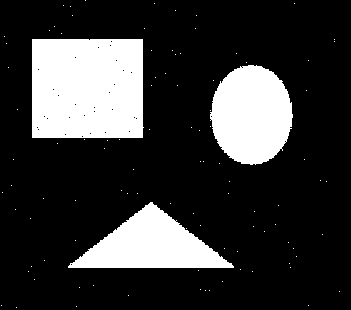
#> input picture Images/noise.jpg, 351 x 310 px, found by its file name
$ python Morphology.py
#> lines starting #> are read from the running program, lines starting #| are printed output that depends on the picture; after the words box and inside, x2 and y2 are one past the last pixel; in counts of white or black regions, pixels touching at a corner belong together
import numpy as np
import cv2
from copy import deepcopy

# Load the image
img1 = cv2.imread('noise.jpg',0)
#> img1: shape (310, 351); 21.2% white; 101 white regions (98 under 20 px), largest, box (x1, y1, x2, y2) and area: (32, 39, 144, 138) 10960, (210, 65, 293, 165) 6364, (68, 202, 234, 268) 5640
# Normalize the image by 255
img1 = img1/255
#| (310, 351)

# Both padding_new and padding function is used to pad the image at different sizes based
# on the size of the kernel. These functions are taken from my project 1 submission.
def padding_new(matrixx):

    final_mat = np.zeros((matrixx.shape[0] + 4, matrixx.shape[1] + 4))

    final_mat[2:-2, 2:-2] = matrixx
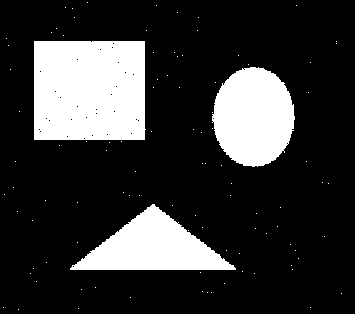
#> final_mat: shape (314, 355) float64; values 0 (black) and 1 (white), 20.7% white; 101 white regions (98 under 20 px), largest, box (x1, y1, x2, y2) and area: (34, 41, 146, 140) 10960, (212, 67, 295, 167) 6364, (70, 204, 236, 270) 5640

    return final_mat

# Read description above.
# [9 lines left out: function padding, not called in this run]

# Creates a kernel of size 5,5 filled with ones.
def struct_kernel():

    kernel = np.ones((5,5),np.uint8)
    return kernel

# This function slices the matrix in size 5,5.
def slice_mat(matrixx,index_x,index_y):

    slice_size = 5
    mat = np.zeros((slice_size, slice_size))

    for i in range(slice_size):
        for j in range(slice_size):

            mat[i][j] = matrixx[index_x+i][index_y+j]

    return mat

# This function slices the matrix in size 3,3.
# [11 lines left out: function slice_mat1, not called in this run]

# This function compares whether two matrixes are identical. Used for erosion.
def compare_mat(matrix1,matrix2):

    for i in range(matrix1.shape[0]):
        for j in range(matrix1.shape[1]):
            if matrix1[i][j] != matrix2[i][j]:
                return False

    return True

# This function performs erosion but for kernel size 3,3. Used for boundary extraction.
# [21 lines left out: function erosion1, not called in this run]

# This function performs erosion for kernel size 5,5.
def erosion(img, kernel, counter):

    print(img.shape)
    padded_img = padding_new(img)
    print(padded_img.shape)
#| (314, 355)
    if counter == 0:
        new_img = np.zeros((img.shape[0],img.shape[1]))
    else:
        new_img = deepcopy(img)

    count = 0
    for i in range(padded_img.shape[0]-4):
        for j in range(padded_img.shape[1]-4):
            mats = slice_mat(padded_img,i,j)
            if compare_mat(mats,kernel) == True:
                count = count + 1
                new_img[i][j] = 1
            else:
                new_img[i][j] = 0
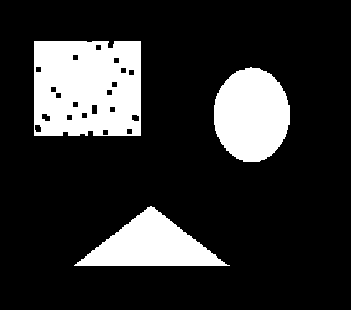
#> new_img: shape (310, 351) float64; values 0 (black) and 1 (white), 18.2% white; 3 white regions, box (x1, y1, x2, y2) and area: (34, 41, 141, 136) 9504, (214, 67, 290, 162) 5622, (74, 206, 230, 266) 4727

    return new_img

# This function is used to compare whether any values in two matrix matches with each
# other. Used for dilation.
def compare_mat2(matrix1,matrix2):

    for i in range(matrix1.shape[0]):
        for j in range(matrix1.shape[1]):
            if matrix1[i][j] == matrix2[i][j]:
                return True

    return False

# This function is used to perform dilation.
def dilation(new_img,kernel,counter):

#> called with kernel = array of shape (5, 5), counter = 0
    padded_img = padding_new(new_img)
#> in padding_new (call 2), `final_mat[2:-2, 2:-2] = matrixx`:
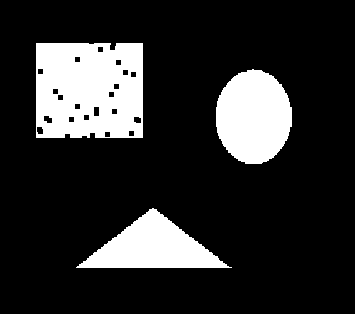
#> final_mat: shape (314, 355) float64; values 0 (black) and 1 (white), 17.8% white; 3 white regions, box (x1, y1, x2, y2) and area: (36, 43, 143, 138) 9504, (216, 69, 292, 164) 5622, (76, 208, 232, 268) 4727
    if counter == 0:
        temp = deepcopy(new_img)
    else:
        temp = np.zeros((new_img.shape[0],new_img.shape[1]))

    for i in range(padded_img.shape[0]-4):
        for j in range(padded_img.shape[1]-4):
            mats = slice_mat(padded_img,i,j)
            if compare_mat2(mats,kernel) == True:
                temp[i][j] = 1
            else:
                temp[i][j] = 0
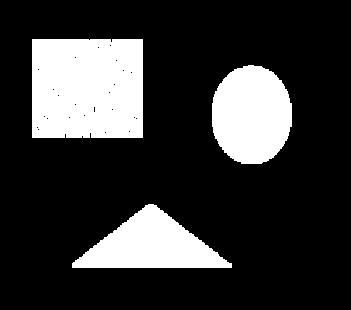
#> temp: shape (310, 351) float64; values 0 (black) and 1 (white), 21% white; 3 white regions, box (x1, y1, x2, y2) and area: (32, 39, 143, 138) 10946, (212, 65, 292, 164) 6322, (72, 204, 232, 268) 5607
#> in padding_new (call 3), `final_mat[2:-2, 2:-2] = matrixx`:
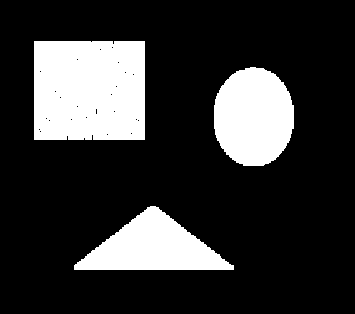
#> final_mat: shape (314, 355) float64; values 0 (black) and 1 (white), 20.5% white; 3 white regions, box (x1, y1, x2, y2) and area: (34, 41, 145, 140) 10946, (214, 67, 294, 166) 6322, (74, 206, 234, 270) 5607
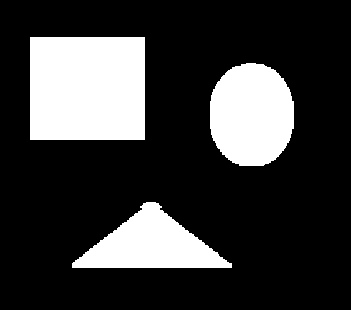
#> temp: shape (310, 351) float64; values 0 (black) and 1 (white), 22.6% white; 3 white regions, box (x1, y1, x2, y2) and area: (30, 37, 145, 140) 11845, (210, 63, 294, 166) 7054, (72, 202, 232, 268) 5667
    return temp


kernel = struct_kernel()

# This function is used to perform opening using previously implemented erosion and dilation.
def open_morph():
    # open
    eroded_img = erosion(img1,kernel,0)
    dilated_img = dilation(eroded_img,kernel,0)
    sec_dilated_img = dilation(dilated_img,kernel,0)
    sec_eroded_img = erosion(sec_dilated_img,kernel,1)
    sec_eroded_img = sec_eroded_img * 255
    cv2.imwrite('res_noise1.jpg',sec_eroded_img)
    sec_eroded_img = sec_eroded_img/255
    return sec_eroded_img

# This function is used to perform closing using previously implemented erosion and dilation.
# [23 lines left out: functions close_morph, boundary_ext, not called in this run]


#> (the run stopped early here; a loop or call above may not have finished)
